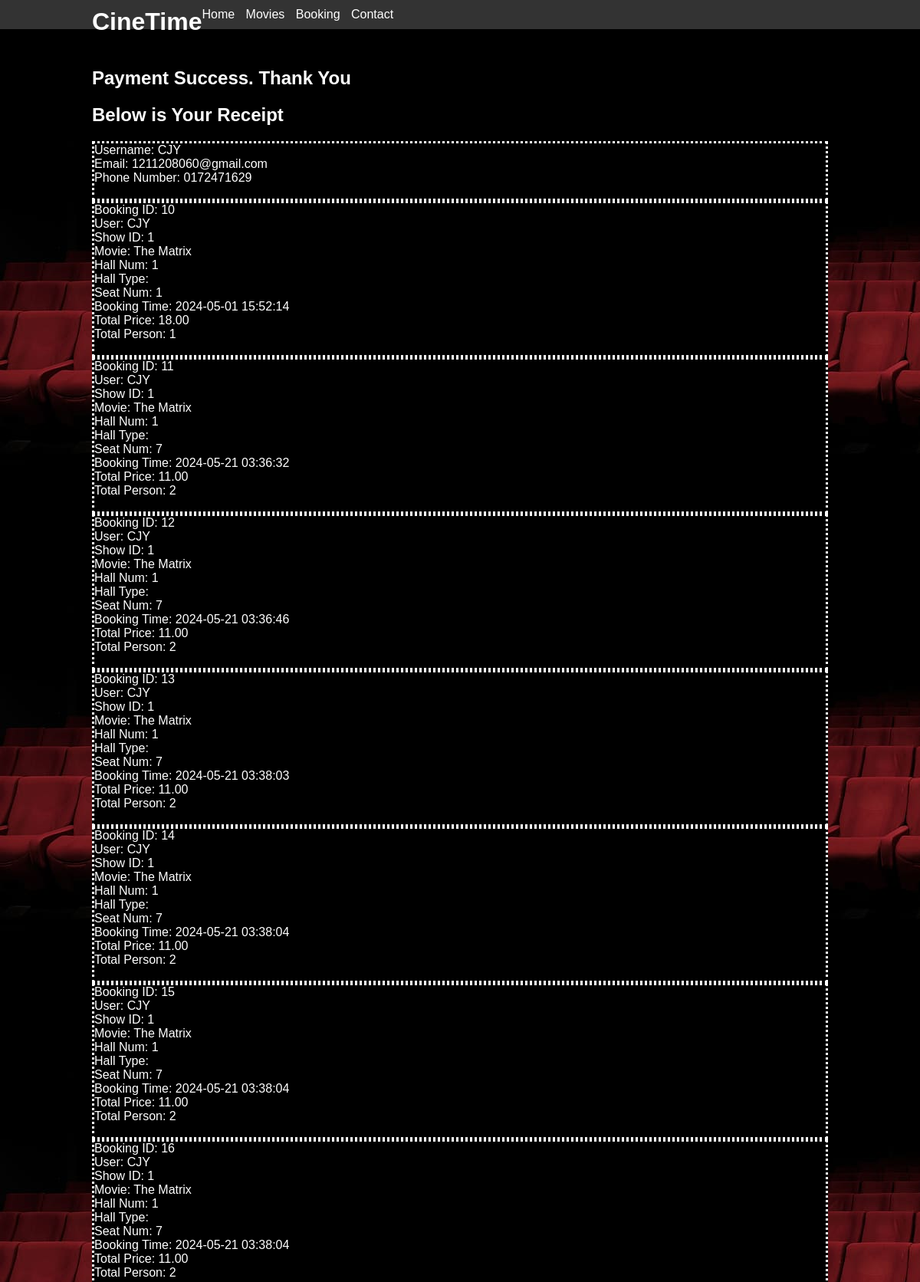
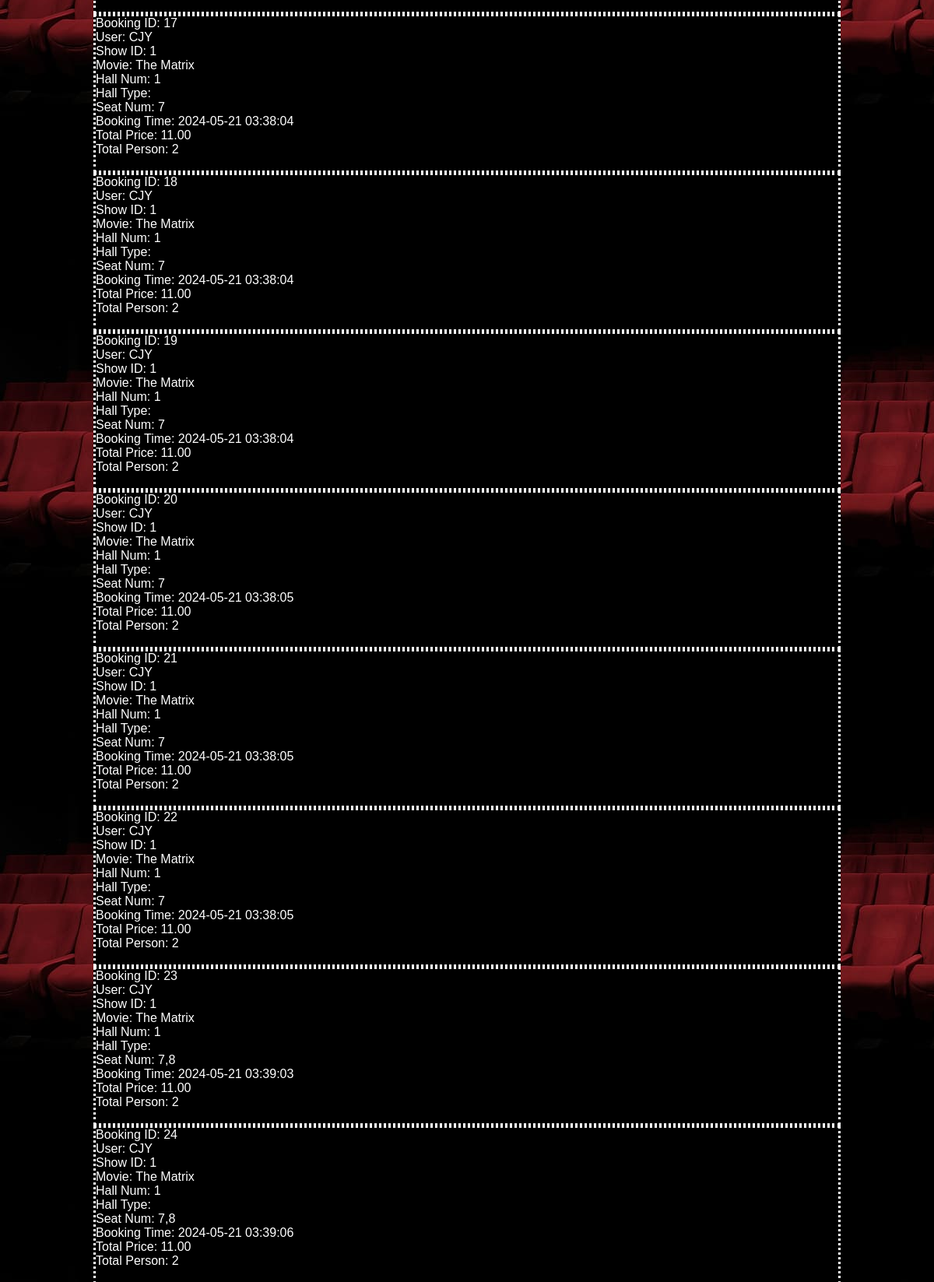
/HauTzeChern/paysuccess.php (signed in, upper part), run on the app's committed database (2 pictures, top to bottom).
### tables this page shows
CREATE TABLE `user` (
  `user_id` int(10) NOT NULL,
  `username` varchar(255) NOT NULL,
  `password` varchar(255) NOT NULL,
  `first_name` varchar(255) NOT NULL,
  `last_name` varchar(255) NOT NULL,
  `Gender` char(1) NOT NULL,
  `email` varchar(255) DEFAULT NULL,
  `phone_number` varchar(11) NOT NULL
);

CREATE TABLE `booking` (
  `booking_id` int(10) NOT NULL,
  `user_id` int(10) NOT NULL,
  `show_id` int(10) NOT NULL,
  `seat_num` varchar(10) NOT NULL,
  `booking_time` datetime NOT NULL,
  `total_price` decimal(5,2) NOT NULL,
  `total_person` int(10) NOT NULL,
  `status` tinyint(1) NOT NULL
);

CREATE TABLE `movie` (
  `movie_id` int(10) NOT NULL,
  `title` varchar(255) NOT NULL,
  `genre` varchar(255) NOT NULL,
  `director` varchar(255) NOT NULL,
  `cast` text NOT NULL,
  `synopsis` text NOT NULL,
  `duration` int(3) NOT NULL,
  `release_date` date NOT NULL,
  `poster_path` longblob NOT NULL,
  `trailers_path` varchar(255) NOT NULL
);

CREATE TABLE `hall` (
  `hall_id` int(10) NOT NULL,
  `cinema_id` int(10) NOT NULL,
  `number_of_seat` int(10) NOT NULL
);

### HauTzeChern/booking for.php (the view, shortened to what this page needs)
<?php
$servername = "localhost";
$dbname = "cinetime";
$conn = new mysqli($servername, 'root', '', $dbname);
$sql = "SELECT * FROM booking";
$result = $conn->query($sql);
if ($result->num_rows > 0) {
    while ($row = $result->fetch_assoc()) {
        echo '<div class="connection">';
        echo "Booking ID: " . $row["booking_id"] . "<br>";
        $user_query = "SELECT username FROM user WHERE user_id = " . $row['user_id'];
        $user_result = $conn->query($user_query);
        $user_row = $user_result->fetch_assoc();
        echo "User: " . $user_row["username"] . "<br>";
        echo "Show ID: " . $row["show_id"] . "<br>";
        $showtime_query = "SELECT movie_id FROM showtime WHERE show_id = " . $row['show_id'];
        $showtime_result = $conn->query($showtime_query);
        $showtime_row = $showtime_result->fetch_assoc();
        $movie_query = "SELECT title FROM movie WHERE movie_id = " . $showtime_row['movie_id'];
        $movie_result = $conn->query($movie_query);
        $movie_row = $movie_result->fetch_assoc();
        echo "Movie: " . $movie_row["title"] . "<br>";
        $showtime_query = "SELECT hall_id FROM showtime WHERE show_id = " . $row['show_id'];
        $showtime_result = $conn->query($showtime_query);
        $showtime_row = $showtime_result->fetch_assoc();
        $hall_query = "SELECT * FROM hall WHERE hall_id = " . $showtime_row['hall_id'];
        $hall_result = $conn->query($hall_query);
        $hall_row = $hall_result->fetch_assoc();
        echo "Hall Num: " . $hall_row["hall_id"] . "<br>";
        echo "Hall Type: " . $hall_row["hall_type_id"] . "<br>";
        echo "Seat Num: " . $row["seat_num"] . "<br>";
        echo "Booking Time: " . $row["booking_time"] . "<br>";
        echo "Total Price: " . $row["total_price"] . "<br>";
        echo "Total Person: " . $row["total_person"] . "<br>";
        echo "<br>";
        echo "</div>";
    }
} else {
    echo "0 results";
}
?>

### Userpage/connect_user.php (shortened to what this page needs)
<?php
$servername = "localhost";
$dbname = "cinetime";
$conn = new mysqli($servername,'root' , '', $dbname);
$sql = "SELECT * FROM user WHERE user_id = " . $_SESSION['user_id'] . "  ";
$result = $conn->query($sql);
if ($result->num_rows > 0) {
    while($row = $result->fetch_assoc()) {
        echo '<div class="connection">';
        echo "Username: " . $row["username"]. "<br>";
        echo "Email: " . $row["email"]. "<br>";
        echo "Phone Number: " . $row["phone_number"]. "<br>";
        echo "<br>";
        echo "</div>";
    }
} else {
    echo "0 results";
}
?>

### HauTzeChern/styles.css (style rules this page uses)
body { background-image: url("theater-bg.jpg"); font-family: Arial, sans-serif; margin: 0; padding: 0; }
.connection { color: white; background-color: black; text-align: left; border-style: dotted; border-color: #fff; }

### data on the page
user: username "CJY", email "1211208060@gmail.com", phone_number "0172471629"
booking: booking_id "10", user.username "CJY", show "1", movie.title "The Matrix", hall.hall_id "1", seat_num "1", booking_time "2024-05-01 15:52:14", total_price "18.00", total_person "1"
booking: booking_id "11", user.username "CJY", show "1", movie.title "The Matrix", hall.hall_id "1", seat_num "7", booking_time "2024-05-21 03:36:32", total_price "11.00", total_person "2"
booking: booking_id "12", user.username "CJY", show "1", movie.title "The Matrix", hall.hall_id "1", seat_num "7", booking_time "2024-05-21 03:36:46", total_price "11.00", total_person "2"
booking: booking_id "13", user.username "CJY", show "1", movie.title "The Matrix", hall.hall_id "1", seat_num "7", booking_time "2024-05-21 03:38:03", total_price "11.00", total_person "2"
booking: booking_id "14", user.username "CJY", show "1", movie.title "The Matrix", hall.hall_id "1", seat_num "7", booking_time "2024-05-21 03:38:04", total_price "11.00", total_person "2"
booking: booking_id "15", user.username "CJY", show "1", movie.title "The Matrix", hall.hall_id "1", seat_num "7", booking_time "2024-05-21 03:38:04", total_price "11.00", total_person "2"
booking: booking_id "16", user.username "CJY", show "1", movie.title "The Matrix", hall.hall_id "1", seat_num "7", booking_time "2024-05-21 03:38:04", total_price "11.00", total_person "2"
booking: booking_id "17", user.username "CJY", show "1", movie.title "The Matrix", hall.hall_id "1", seat_num "7", booking_time "2024-05-21 03:38:04", total_price "11.00", total_person "2"
booking: booking_id "18", user.username "CJY", show "1", movie.title "The Matrix", hall.hall_id "1", seat_num "7", booking_time "2024-05-21 03:38:04", total_price "11.00", total_person "2"
booking: booking_id "19", user.username "CJY", show "1", movie.title "The Matrix", hall.hall_id "1", seat_num "7", booking_time "2024-05-21 03:38:04", total_price "11.00", total_person "2"
booking: booking_id "20", user.username "CJY", show "1", movie.title "The Matrix", hall.hall_id "1", seat_num "7", booking_time "2024-05-21 03:38:05", total_price "11.00", total_person "2"
booking: booking_id "21", user.username "CJY", show "1", movie.title "The Matrix", hall.hall_id "1", seat_num "7", booking_time "2024-05-21 03:38:05", total_price "11.00", total_person "2"
booking: booking_id "22", user.username "CJY", show "1", movie.title "The Matrix", hall.hall_id "1", seat_num "7", booking_time "2024-05-21 03:38:05", total_price "11.00", total_person "2"
booking: booking_id "23", user.username "CJY", show "1", movie.title "The Matrix", hall.hall_id "1", seat_num "7,8", booking_time "2024-05-21 03:39:03", total_price "11.00", total_person "2"
booking: booking_id "24", user.username "CJY", show "1", movie.title "The Matrix", hall.hall_id "1", seat_num "7,8", booking_time "2024-05-21 03:39:06", total_price "11.00", total_person "2"
